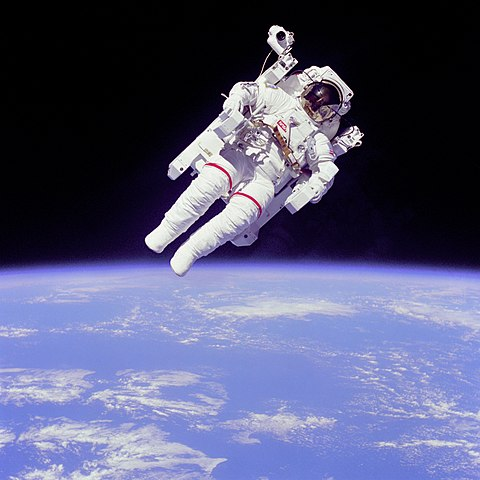
#> input picture data-visualization/480px-Astronaut-EVA.jpg, 480 x 480 px
$ python data-visualization2.py
#> lines starting #> are read from the running program, lines starting #| are printed output that depends on the picture
# Import numpy and matplotlib.pyplot
import numpy as np
import matplotlib.pyplot as plt


# Generate two 1-D arrays: u, v
u = np.linspace(-2, 2, 41)
v = np.linspace(-1, 1, 21)

# Generate 2-D arrays from u and v: X, Y
X,Y = np.meshgrid(u,v)

# Compute Z based on X and Y
Z = np.sin(3*np.sqrt(X**2 + Y**2))

hp=[88, 193, 60, 98, 78, 100, 75, 76, 130, 140, 52, 88, 84, 148, 150, 130, 58, 82, 65, 110, 95, 110, 140, 170, 78, 90, 96, 95,
    110, 75, 132, 150, 83, 85, 86, 75, 140, 139, 70, 52, 60, 84, 138, 180, 65, 67, 97, 150, 70, 100, 180, 129, 95, 90, 83, 75,
    100, 85, 112, 67, 65, 88, 100, 75, 100, 70, 145, 110, 210, 80, 145, 69, 150, 198, 120, 92, 90, 115, 95, 75, 76, 67, 71, 115,
    84, 91, 150, 215, 67, 175, 60, 175, 110, 95, 68, 150, 67, 95, 110, 105, 102, 110, 89, 66, 88, 75, 78, 105, 70, 103, 60, 150,
    72, 170, 90, 110, 58, 152, 145, 139, 83, 69, 150, 67, 80, 71, 46, 105, 90, 110, 175, 80, 74, 150, 150, 65, 100, 48, 105, 90,
    48, 105, 105, 88, 100, 75, 113, 190, 92, 80, 165, 180, 71, 97, 72, 105, 90, 75, 88, 155, 68, 90, 84, 87, 112, 87, 125, 108,
    142, 97, 105, 75, 137, 150, 88, 145, 63, 95, 140, 88, 85, 70, 85, 115, 86, 79, 120, 120, 65, 110, 220, 115, 170, 100, 90, 225,
    85, 65, 97, 90, 90, 49, 110, 70, 92, 53, 100, 190, 63, 90, 67, 65, 75, 100, 110, 60, 93, 88, 150, 100, 150, 88, 225, 68, 70,
    208, 105, 74, 90, 110, 72, 97, 88, 88, 129, 85, 86, 150, 70, 48, 77, 65, 175, 90, 150, 110, 130, 53, 65, 158, 95, 61, 215,
    100, 145, 68, 150, 88, 67, 105, 175, 160, 74, 135, 100, 67, 198, 180, 215, 100, 225, 155, 170, 81, 85, 95, 80, 92, 70, 149, 84,
    97, 52, 72, 85, 52, 95, 71, 140, 100, 96, 150, 75, 107, 110, 75, 97, 133, 70, 67, 112, 145, 115, 98, 70, 78, 230, 63, 76, 105,
    95, 62, 165, 165, 160, 190, 95, 180, 78, 120, 80, 75, 68, 67, 95, 140, 110, 72, 150, 95, 54, 153, 130, 170, 86, 97, 90, 145, 86,
    79, 165, 83, 64, 92, 72, 140, 150, 96, 150, 80, 130, 100, 125, 90, 94, 76, 90, 150, 97, 85, 81, 78, 46, 84, 70, 153, 116, 100,
    167, 88, 88, 88, 200, 125, 92, 110, 69, 67, 90, 150, 90, 71, 105, 62, 88, 122, 65, 88, 90, 68, 110, 88]

mpg=[18.0, 9.0, 36.1, 18.5, 34.3, 32.9, 32.2, 22.0, 15.0, 17.0, 44.0, 24.5, 32.0, 14.0, 15.0, 13.0, 36.0, 31.0, 32.0, 21.5,
     19.0, 17.0, 16.0, 15.0, 23.0, 26.0, 32.0, 24.0, 21.0, 31.3, 32.7, 15.0, 23.0, 17.6, 28.0, 24.0, 14.0, 18.1, 36.0, 29.0,
     35.1, 36.0, 16.5, 16.0, 29.9, 31.0, 27.2, 14.0, 32.1, 15.0, 12.0, 17.6, 25.0, 28.4, 29.0, 30.9, 20.0, 20.8, 22.0, 38.0,
     31.0, 19.0, 16.0, 25.0, 22.0, 26.0, 13.0, 19.9, 11.0, 28.0, 15.5, 26.0, 14.0, 12.0, 24.2, 25.0, 22.5, 26.8, 23.0, 26.0,
     30.7, 31.0, 27.2, 21.5, 29.0, 20.0, 13.0, 14.0, 38.0, 13.0, 24.5, 13.0, 25.0, 24.0, 34.1, 13.0, 44.6, 20.5, 18.0, 23.2,
     20.0, 24.0, 25.5, 36.1, 23.0, 24.0, 18.0, 26.6, 32.0, 20.3, 27.0, 17.0, 21.0, 13.0, 24.0, 17.0, 39.1, 14.5, 13.0, 20.2,
     27.0, 35.0, 15.0, 36.4, 30.0, 31.9, 26.0, 16.0, 20.0, 18.6, 14.0, 25.0, 33.0, 14.0, 18.5, 37.2, 18.0, 44.3, 18.0, 28.0,
     43.4, 20.6, 19.2, 26.4, 18.0, 28.0, 26.0, 13.0, 25.8, 28.1, 13.0, 16.5, 31.5, 24.0, 15.0, 18.0, 33.5, 32.4, 27.0, 13.0,
     31.0, 28.0, 27.2, 21.0, 19.0, 25.0, 23.0, 19.0, 15.5, 23.9, 22.0, 29.0, 14.0, 15.0, 27.0, 15.0, 30.5, 25.0, 17.5, 34.0,
     38.0, 30.0, 19.8, 25.0, 21.0, 26.0, 16.5, 18.1, 46.6, 21.5, 14.0, 21.6, 15.5, 20.5, 23.9, 12.0, 20.2, 34.4, 23.0, 24.3,
     19.0, 29.0, 23.5, 34.0, 37.0, 33.0, 18.0, 15.0, 34.7, 19.4, 32.0, 34.1, 33.7, 20.0, 15.0, 38.1, 26.0, 27.0, 16.0, 17.0,
     13.0, 28.0, 14.0, 31.5, 34.5, 11.0, 16.0, 31.6, 19.1, 18.5, 15.0, 18.0, 35.0, 20.2, 13.0, 31.0, 22.0, 11.0, 33.5, 43.1,
     25.4, 40.8, 14.0, 29.8, 16.0, 20.6, 18.0, 33.0, 31.8, 13.0, 20.0, 32.0, 13.0, 23.7, 19.2, 37.0, 18.0, 19.0, 32.3, 18.0,
     13.0, 12.0, 36.0, 18.2, 19.0, 30.0, 15.0, 11.0, 10.0, 16.0, 14.0, 16.9, 13.0, 25.0, 21.0, 21.1, 26.0, 28.0, 29.0, 16.0,
     26.6, 19.0, 32.8, 22.0, 19.0, 31.0, 23.0, 29.5, 17.5, 19.0, 24.0, 14.0, 28.0, 21.0, 22.4, 36.0, 18.0, 16.2, 39.4, 30.0,
     18.0, 17.5, 28.8, 22.0, 34.2, 30.5, 16.0, 38.0, 41.5, 27.9, 22.0, 29.8, 17.7, 15.0, 14.0, 15.5, 17.5, 12.0, 29.0, 15.5,
     35.7, 26.0, 30.0, 33.8, 18.0, 13.0, 20.0, 32.4, 16.0, 27.5, 23.0, 14.0, 17.0, 16.0, 23.0, 24.0, 27.0, 15.0, 27.0, 28.0,
     14.0, 33.5, 39.0, 24.0, 26.5, 19.4, 15.0, 25.5, 14.0, 27.4, 13.0, 19.0, 17.0, 28.0, 22.0, 30.0, 18.0, 14.0, 22.0, 23.8,
     24.0, 26.0, 26.0, 30.0, 29.0, 14.0, 25.4, 19.0, 12.0, 20.0, 27.0, 22.3, 10.0, 19.2, 26.0, 16.0, 37.3, 26.0, 20.2, 13.0,
     21.0, 25.0, 20.5, 37.7, 36.0, 20.0, 37.0, 18.0, 27.0, 29.5, 17.5, 25.1]

#%%
# Display the resulting image with pcolor()
plt.pcolor(Z)


# Save the figure to 'sine_mesh.png'
plt.savefig('sine_mesh.png')


plt.show()

#%%


# Generate a default contour map of the array Z
plt.subplot(2,2,1)
plt.contour(X, Y, Z)
plt.title('default contour')

# Generate a contour map with 20 contours
plt.subplot(2,2,2)
plt.contour(X, Y, Z,20)
plt.title('20 contour')

# Generate a default filled contour map of the array Z
plt.subplot(2,2,3)
plt.contourf(X, Y, Z)
plt.title('default contour-f')


# Generate a default filled contour map with 20 contours
plt.subplot(2,2,4)
plt.contourf(X, Y, Z,20)
plt.title('20 contour-f')


# Improve the spacing between subplots
plt.tight_layout()

# Display the figure
plt.show()


#%%


# Create a filled contour plot with a color map of 'viridis'
plt.subplot(2,2,1)
plt.contourf(X,Y,Z,20, cmap='viridis')
plt.colorbar()
plt.title('Viridis')

# Create a filled contour plot with a color map of 'gray'
plt.subplot(2,2,2)
plt.contourf(X,Y,Z,20, cmap='gray')
plt.colorbar()
plt.title('Gray')

# Create a filled contour plot with a color map of 'autumn'
plt.subplot(2,2,3)
plt.contourf(X,Y,Z,20, cmap='autumn')
plt.colorbar()
plt.title('Autumn')

# Create a filled contour plot with a color map of 'winter'
plt.subplot(2,2,4)
plt.contourf(X,Y,Z,20, cmap='winter')
plt.colorbar()
plt.title('Winter')

# Improve the spacing between subplots and display them
plt.tight_layout()
plt.show()

#%%

# Generate a 1-D histogram
plt.subplot(2,2,1)
plt.hist(hp,bins=20,color='blue')
plt.title('hp')

plt.subplot(2,2,2)
plt.hist(mpg,bins=20)
plt.title('mpg')

plt.show()
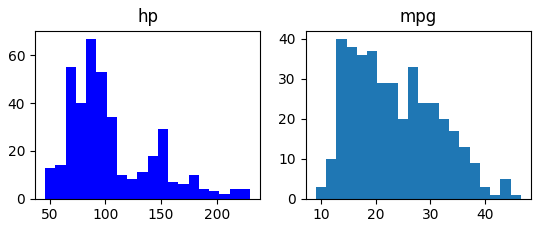
#> figure drawn by matplotlib, 2 panels; panel 1: tallest bar 67 high, from x = 82.8 to 92; panel 2: tallest bar 40 high, from x = 12.76 to 14.64


#%%


# Generate a 2-D histogram
plt.hist2d(hp,mpg,bins=(20,20),range=((40, 235), (8, 48)))

# Add a color bar to the histogram
plt.colorbar()

# Add labels, title, and display the plot
plt.xlabel('Horse power [hp]')
plt.ylabel('Miles per gallon [mpg]')
plt.title('hist2d() plot')
plt.show()
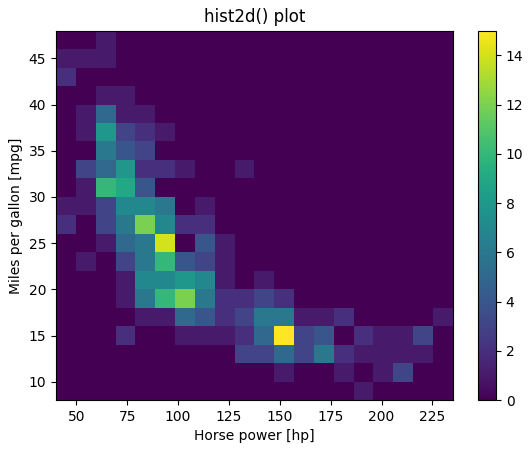
#> figure drawn by matplotlib, 2 panels


#%%


# Generate a 2d histogram with hexagonal bins
plt.hexbin(hp,mpg,gridsize=(15,12),extent=(40, 235, 8, 48))


# Add a color bar to the histogram
plt.colorbar()

# Add labels, title, and display the plot
plt.xlabel('Horse power [hp]')
plt.ylabel('Miles per gallon [mpg]')
plt.title('hexbin() plot')
plt.show()
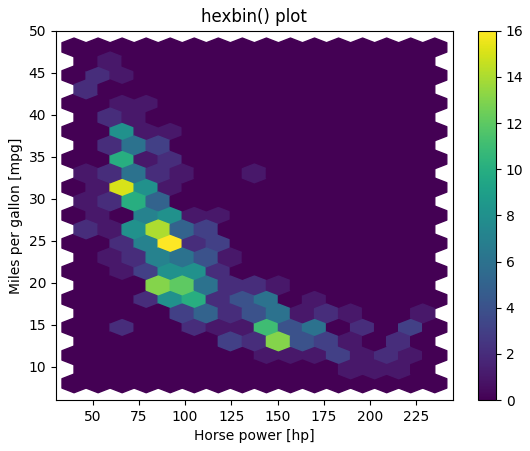
#> figure drawn by matplotlib, 2 panels


#%%


# Load the image into an array: img
img = plt.imread('480px-Astronaut-EVA.jpg')
#> img is the input picture: shape (480, 480, 3); mean R, G, B 86.3, 88.5, 120.9

# Print the shape of the image
print(img.shape)
#| (480, 480, 3)

# Display the image
plt.imshow(img)

# Hide the axes
plt.axis('off')
plt.show()

#%%

#TODO Colormap Possible values

'''
Accent, Accent_r, Blues, Blues_r, BrBG, BrBG_r, BuGn, BuGn_r, BuPu, BuPu_r, CMRmap, CMRmap_r, Dark2, Dark2_r, GnBu, GnBu_r,
Greens, Greens_r, Greys, Greys_r, OrRd, OrRd_r, Oranges, Oranges_r, PRGn, PRGn_r, Paired, Paired_r, Pastel1, Pastel1_r, Pastel2,
Pastel2_r, PiYG, PiYG_r, PuBu, PuBuGn, PuBuGn_r, PuBu_r, PuOr, PuOr_r, PuRd, PuRd_r, Purples, Purples_r, RdBu, RdBu_r, RdGy,
RdGy_r, RdPu, RdPu_r, RdYlBu, RdYlBu_r, RdYlGn, RdYlGn_r, Reds, Reds_r, Set1, Set1_r, Set2, Set2_r, Set3, Set3_r, Spectral, Spectral_r,
Wistia, Wistia_r, YlGn, YlGnBu, YlGnBu_r, YlGn_r, YlOrBr, YlOrBr_r, YlOrRd, YlOrRd_r, afmhot, afmhot_r, autumn, autumn_r, binary,
binary_r, bone, bone_r, brg, brg_r, bwr, bwr_r, cool, cool_r, coolwarm, coolwarm_r, copper, copper_r, cubehelix, cubehelix_r, flag,
flag_r, gist_earth, gist_earth_r, gist_gray, gist_gray_r, gist_heat, gist_heat_r, gist_ncar, gist_ncar_r, gist_rainbow, gist_rainbow_r,
gist_stern, gist_stern_r, gist_yarg, gist_yarg_r, gnuplot, gnuplot2, gnuplot2_r, gnuplot_r, gray, gray_r, hot, hot_r, hsv, hsv_r, inferno,
inferno_r, jet, jet_r, magma, magma_r, nipy_spectral, nipy_spectral_r, ocean, ocean_r, pink, pink_r, plasma, plasma_r, prism, prism_r,
rainbow, rainbow_r, seismic, seismic_r, spectral, spectral_r, spring, spring_r, summer, summer_r, terrain, terrain_r, viridis, viridis_r,
winter, winter_r
'''

#%%

# Load the image into an array: img
img = plt.imread('480px-Astronaut-EVA.jpg')

# Print the shape of the image
print(img.shape)
#| (480, 480, 3)

# Compute the sum of the red, green and blue channels: intensity
intensity = img.sum(axis=2)
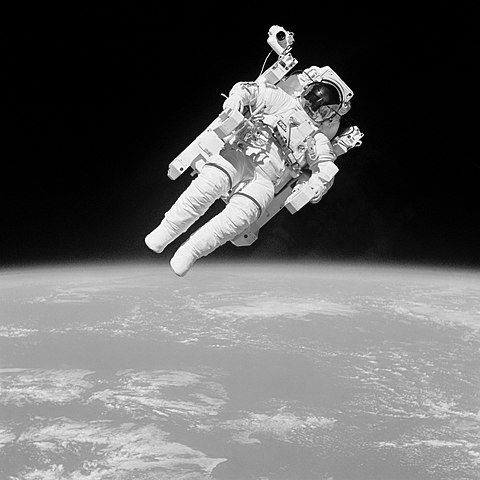
#> intensity: shape (480, 480) uint64; min 0, max 765, mean 295.7; drawn with min black and max white

# Print the shape of the intensity
print(intensity)
#> (printed output is left out)

# Display the intensity with a colormap of 'gray'
plt.imshow(intensity,cmap='gray')

# Add a colorbar
plt.colorbar()

# Hide the axes and show the figure
plt.axis('off')
plt.show()
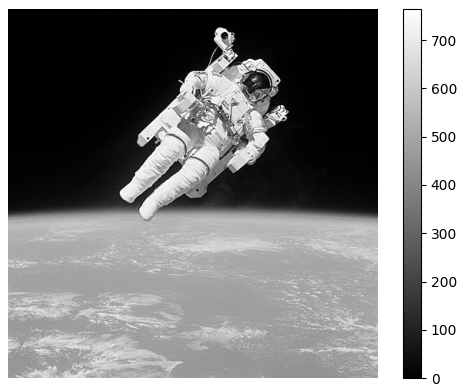
#> figure drawn by matplotlib, 2 panels


#%%


# Load the image into an array: img
img = plt.imread('480px-Astronaut-EVA.jpg')

# Specify the extent and aspect ratio of the top left subplot
plt.subplot(2,2,1)
plt.title('extent=(-1,1,-1,1),\naspect=0.5')
plt.xticks([-1,0,1])
plt.yticks([-1,0,1])
plt.imshow(img, extent=(-1,1,-1,1), aspect=0.5)

# Specify the extent and aspect ratio of the top right subplot
plt.subplot(2,2,2)
plt.title('extent=(-1,1,-1,1),\naspect=1')
plt.xticks([-1,0,1])
plt.yticks([-1,0,1])
plt.imshow(img, extent=(-1,1,-1,1), aspect=1)

# Specify the extent and aspect ratio of the bottom left subplot
plt.subplot(2,2,3)
plt.title('extent=(-1,1,-1,1),\naspect=2')
plt.xticks([-1,0,1])
plt.yticks([-1,0,1])
plt.imshow(img, extent=(-1,1,-1,1), aspect=2)

# Specify the extent and aspect ratio of the bottom right subplot
plt.subplot(2,2,4)
plt.title('extent=(-2,2,-1,1),\naspect=2')
plt.xticks([-2,-1,0,1,2])
plt.yticks([-1,0,1])
plt.imshow(img, extent=(-2,2,-1,1), aspect=2)

# Improve spacing and display the figure
plt.tight_layout()
plt.show()


#%%


# Load the image into an array: image
image = plt.imread('640px-Unequalized_Hawkes_Bay_NZ.jpg')
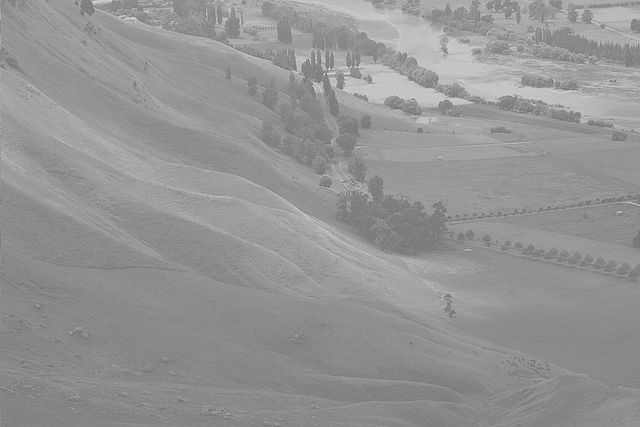
#> input picture data-visualization/640px-Unequalized_Hawkes_Bay_NZ.jpg, 640 x 427 px
#> image is the input picture: shape (427, 640); min 104, max 230, mean 148

# Extract minimum and maximum values from the image: pmin, pmax
pmin, pmax = image.min(), image.max()
#> pmin = 104; pmax = 230
print("The smallest & largest pixel intensities are %d & %d." % (pmin, pmax))
#| The smallest & largest pixel intensities are 104 & 230.

# Rescale the pixels: rescaled_image
rescaled_image = 256*(image - pmin) / (pmax - pmin)
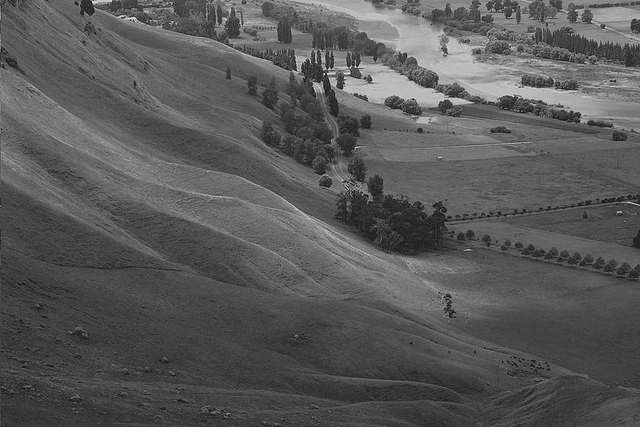
#> rescaled_image: shape (427, 640) float64; min 0, max 256, mean 89.4; drawn with min black and max white
print("The rescaled smallest & largest pixel intensities are %.1f & %.1f." %
      (rescaled_image.min(), rescaled_image.max()))
#| The rescaled smallest & largest pixel intensities are 0.0 & 256.0.

# Display the original image in the top subplot
plt.subplot(2,1,1)
plt.title('original image')
plt.axis('off')
plt.imshow(image,cmap='gray')

# Display the rescaled image in the bottom subplot
plt.subplot(2,1,2)
plt.title('rescaled image')
plt.axis('off')
plt.imshow(rescaled_image,cmap='gray')

plt.show()
